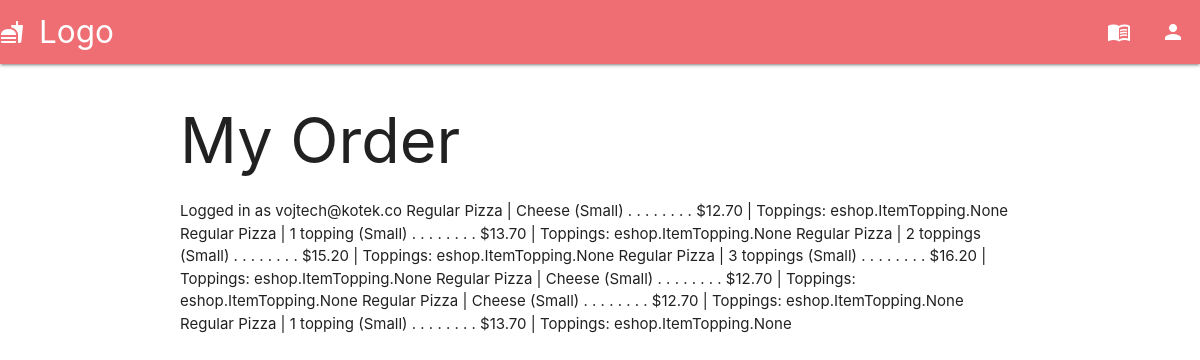
Before: /cart (signed in) with the older database file.
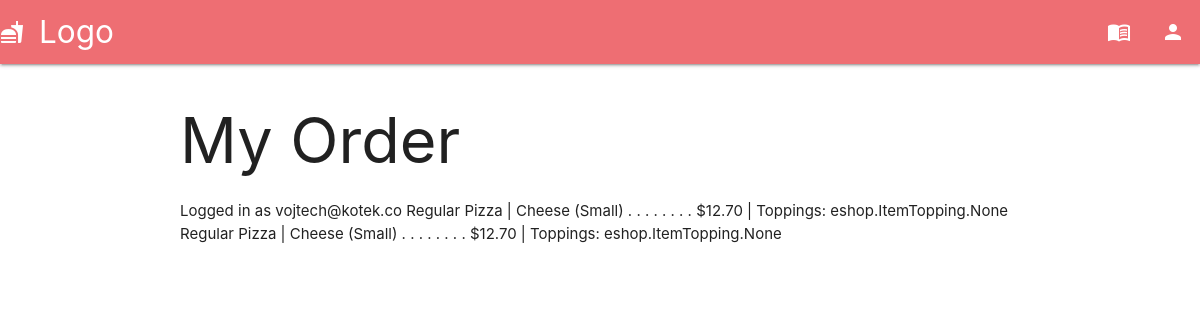
After: the same page with the newer database file.
### eshop/models.py (models this page shows, shortened)
class OrderLine(models.Model):
    customer = models.ForeignKey(settings.AUTH_USER_MODEL, on_delete=models.CASCADE)
    order_id = models.ForeignKey('Order', on_delete=models.PROTECT, blank=True, null=True)
    item = models.ForeignKey('MenuItem', on_delete=models.PROTECT)
    toppings = models.ManyToManyField(
        'ItemTopping',
        blank=True,
    )
    price = models.DecimalField(decimal_places=2, max_digits=5, null=True)
    def __str__(self):
        return f"{self.item} | Toppings: {self.toppings}"

class MenuItem(models.Model):
    category = models.ForeignKey('Category', on_delete=models.CASCADE)
    name = models.CharField(max_length=32)
    size = models.ForeignKey('Size', on_delete=models.CASCADE)
    price = models.DecimalField(decimal_places=2, max_digits=5, default=0)
    toppings = models.IntegerField() # How many toppings can you add?
    def __str__(self):
        return f"{self.category} | {self.name} ({self.size.name}) . . . . . . . . ${self.price}"

class Category(models.Model):
    name = models.CharField(max_length=32)
    def __str__(self):
        return f"{self.name}"

class Size(models.Model):
    name = models.CharField(max_length=32)

### eshop/views.py (the view)
# urls.py: path('cart', views.shopping_cart, name='cart'),
@login_required(login_url='/user/')
def shopping_cart(request):
    user_id = request.user.id
    cart = OrderLine.objects.filter(customer=user_id)
    context = {
        'cart': cart,
    }
    return render(request, 'eshop/cart.html', context)

### eshop/templates/eshop/cart.html (shortened to what this page needs)
{% extends "base.html" %}
{% block body %}
<h1>My Order</h1>
Logged in as {{ user }}
{% if cart %}
  {% for item in cart %}
    {{ item }}
  {% endfor %}
{% else %}
  <p>Your cart is empty</p>
{% endif %}
{% endblock %}

Changed rows visible on the page:
removed OrderLine: item+id "Regular Pizza | 1 topping (Small) . . . . . . . . $13.70 | Toppings: eshop.ItemTopping.None"
removed OrderLine: item+id "Regular Pizza | 2 toppings (Small) . . . . . . . . $15.20 | Toppings: eshop.ItemTopping.None"
removed OrderLine: item+id "Regular Pizza | 3 toppings (Small) . . . . . . . . $16.20 | Toppings: eshop.ItemTopping.None"
removed OrderLine: item+id "Regular Pizza | Cheese (Small) . . . . . . . . $12.70 | Toppings: eshop.ItemTopping.None"
removed OrderLine: item+id "Regular Pizza | 1 topping (Small) . . . . . . . . $13.70 | Toppings: eshop.ItemTopping.None"
